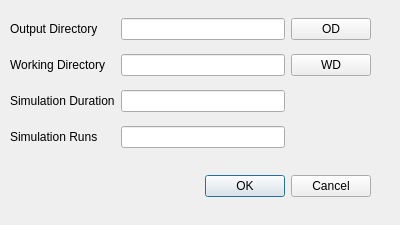
<?xml version="1.0" encoding="UTF-8"?>
<ui version="4.0">
 <class>Dialog</class>
 <widget class="QDialog" name="Dialog">
  <property name="geometry">
   <rect>
    <x>0</x>
    <y>0</y>
    <width>400</width>
    <height>225</height>
   </rect>
  </property>
  <property name="windowTitle">
   <string>Dialog</string>
  </property>
  <widget class="QDialogButtonBox" name="button_box">
   <property name="geometry">
    <rect>
     <x>30</x>
     <y>170</y>
     <width>341</width>
     <height>32</height>
    </rect>
   </property>
   <property name="orientation">
    <enum>Qt::Horizontal</enum>
   </property>
   <property name="standardButtons">
    <set>QDialogButtonBox::Cancel|QDialogButtonBox::Ok</set>
   </property>
  </widget>
  <widget class="QWidget" name="gridLayoutWidget">
   <property name="geometry">
    <rect>
     <x>10</x>
     <y>10</y>
     <width>361</width>
     <height>149</height>
    </rect>
   </property>
   <layout class="QGridLayout" name="grid_layout">
    <item row="1" column="1">
     <widget class="QLabel" name="output_dir_label">
      <property name="text">
       <string>Output Directory</string>
      </property>
     </widget>
    </item>
    <item row="1" column="2">
     <widget class="QLineEdit" name="output_dir_line_edit"/>
    </item>
    <item row="2" column="3">
     <widget class="QPushButton" name="working_dir_button">
      <property name="text">
       <string>WD</string>
      </property>
     </widget>
    </item>
    <item row="2" column="1">
     <widget class="QLabel" name="working_dir_label">
      <property name="text">
       <string>Working Directory</string>
      </property>
     </widget>
    </item>
    <item row="2" column="2">
     <widget class="QLineEdit" name="working_dir_line_edit"/>
    </item>
    <item row="1" column="3">
     <widget class="QPushButton" name="output_dir_button">
      <property name="text">
       <string>OD</string>
      </property>
     </widget>
    </item>
    <item row="3" column="1">
     <widget class="QLabel" name="sim_duration_label">
      <property name="text">
       <string>Simulation Duration</string>
      </property>
     </widget>
    </item>
    <item row="3" column="2">
     <widget class="QLineEdit" name="sim_duration_line_edit"/>
    </item>
    <item row="8" column="1">
     <widget class="QLabel" name="sim_runs_label">
      <property name="text">
       <string>Simulation Runs</string>
      </property>
     </widget>
    </item>
    <item row="8" column="2">
     <widget class="QLineEdit" name="sim_runs_line_edit"/>
    </item>
   </layout>
  </widget>
 </widget>
 <resources/>
 <connections>
  <connection>
   <sender>button_box</sender>
   <signal>accepted()</signal>
   <receiver>Dialog</receiver>
   <slot>accept()</slot>
   <hints>
    <hint type="sourcelabel">
     <x>248</x>
     <y>254</y>
    </hint>
    <hint type="destinationlabel">
     <x>157</x>
     <y>274</y>
    </hint>
   </hints>
  </connection>
  <connection>
   <sender>button_box</sender>
   <signal>rejected()</signal>
   <receiver>Dialog</receiver>
   <slot>reject()</slot>
   <hints>
    <hint type="sourcelabel">
     <x>316</x>
     <y>260</y>
    </hint>
    <hint type="destinationlabel">
     <x>286</x>
     <y>274</y>
    </hint>
   </hints>
  </connection>
 </connections>
</ui>
